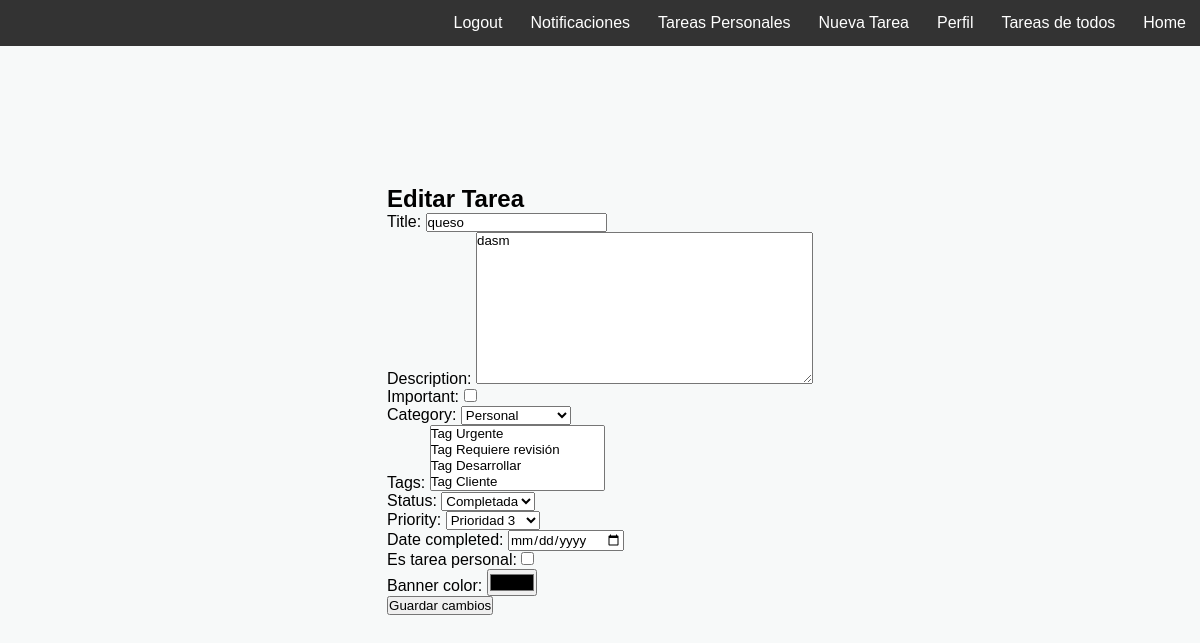
The app's page /edit_task/10/ (signed in) with its own data.
### task/models.py (models this page shows, shortened)
class Task(models.Model):
    title = models.CharField(max_length=200)
    description = models.TextField(blank=True)
    created = models.DateTimeField(auto_now_add=True)
    date_completed = models.DateTimeField(null=True, blank=True)
    important = models.BooleanField(default=False)
    user = models.ForeignKey(User, on_delete=models.CASCADE)
    banner_color = models.CharField(max_length=7, default='#000000')
    category = models.ForeignKey(TaskCategory, on_delete=models.CASCADE, null=True, blank=True)
    tags = models.ManyToManyField(TaskTag, blank=True)
    status = models.ForeignKey(TaskStatus, on_delete=models.CASCADE, default=1)
    priority = models.ForeignKey(TaskPriority, on_delete=models.CASCADE, default=1)
    is_personal = models.BooleanField(default=False)

### task/views.py (the view)
# urls.py: path('edit_task/<int:task_id>/', views.edit_task, name='edit_task'),
@login_required(login_url='signup')
def edit_task(request, task_id):
    task = get_object_or_404(Task, pk=task_id, user=request.user)
    if request.method == 'POST':
        form = formTask(request.POST, instance=task)
        if form.is_valid():
            task = form.save()
            add_task_history(task, request.user, "Tarea Editada")
            if task.is_personal:
                return redirect('tasks')
            else:
                return redirect('tareatodos')
        else:
            return render(request, 'edit_task.html', {
                'form': form,
                'error': 'Por favor, corrige los errores.'
            })
    else:
        form = formTask(instance=task)
    return render(request, 'edit_task.html', {'form': form})

### task/formulario.py
class formTask(forms.ModelForm):
    is_personal = forms.BooleanField(initial=True, required=False, label='Es tarea personal')
    class Meta:
        model = Task
        fields = ['title', 'description', 'important', 'category', 'tags', 'status', 'priority', 'date_completed', 'is_personal']
    banner_color = forms.CharField(
        widget=forms.TextInput(attrs={'type': 'color'})
    )
    date_completed = forms.DateTimeField(
        widget=DateTimeInput(attrs={'type': 'date'})
    )

### task/models.py (called while the page is built)
    def __str__(self):
        return self.name

    def __str__(self):
        return f"Tag {self.name}"

    def __str__(self):
        return self.name

    def __str__(self):
        return f"Prioridad {self.level}"

### task/templates/edit_task.html (shortened to what this page needs)
{% extends 'base.html' %}
{% block content %}
<div class="container">
    <h1 class="title">Editar Tarea</h1>
    <form method="POST">
        {{ form.as_p }}
        <button type="submit">Guardar cambios</button>
    </form>
</div>
{% endblock %}

### task/static/css/stylesa.css (style rules this page uses)
* { margin: 0; font-family: Arial, Helvetica, sans-serif; padding: 0; }
body { background-color: #F7F9F9; }

### records on screen
Task: title "queso", description "dasm", category "Personal", status "Completada", priority "Prioridad 3", banner_color "#000000"
